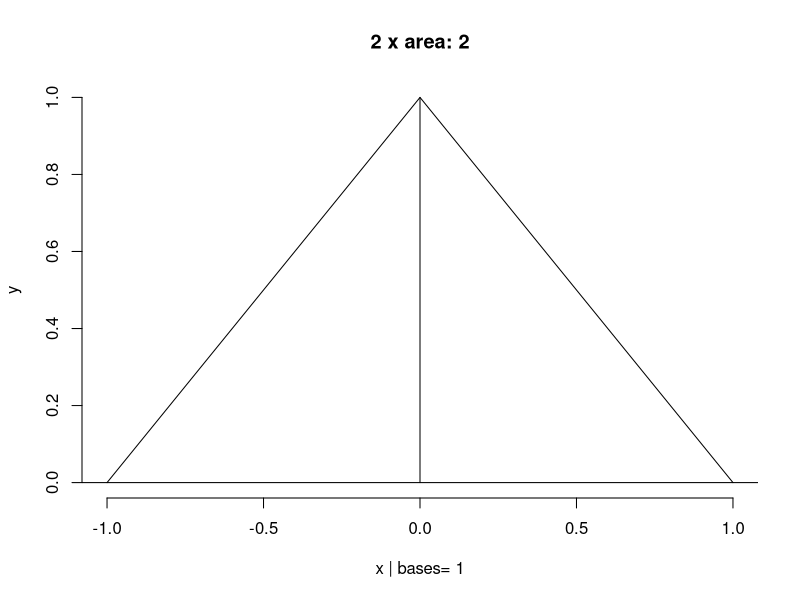
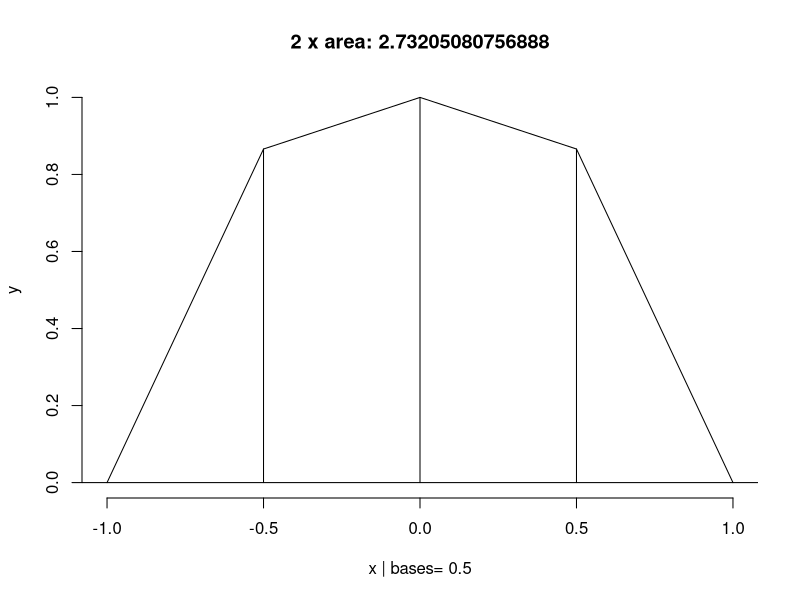
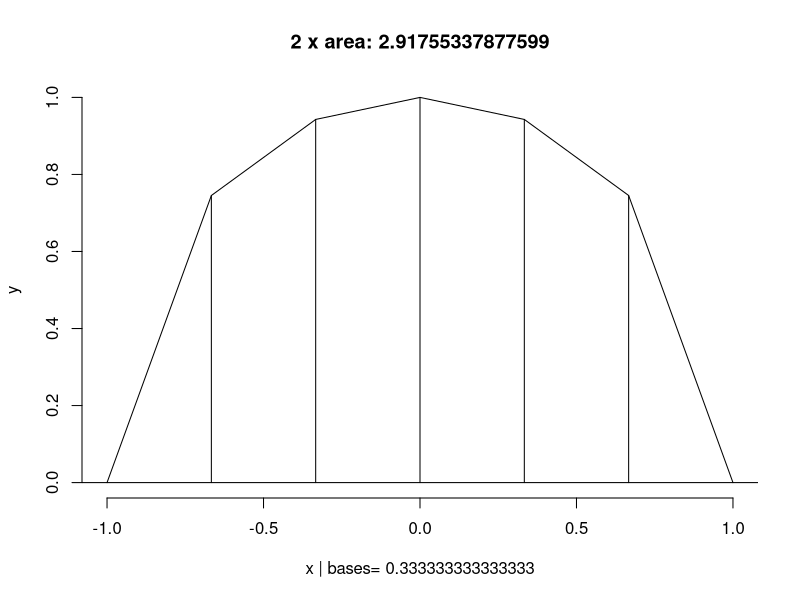
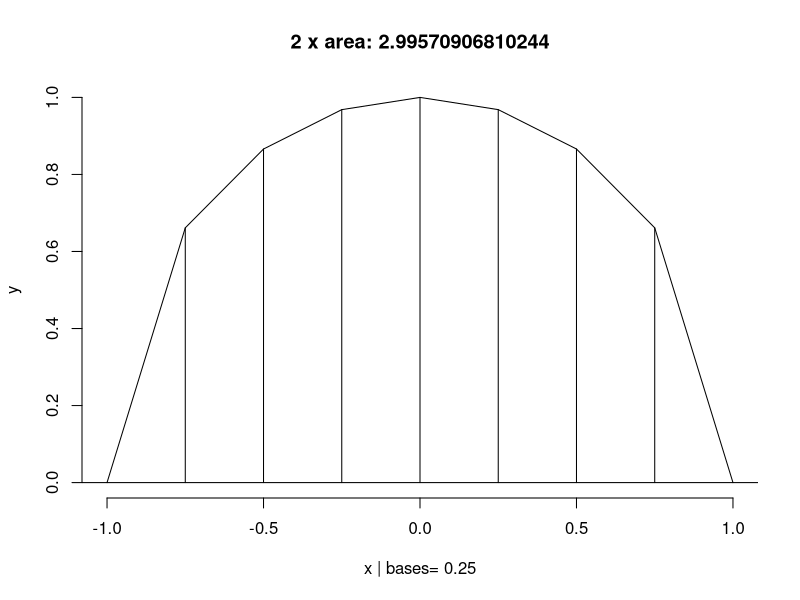
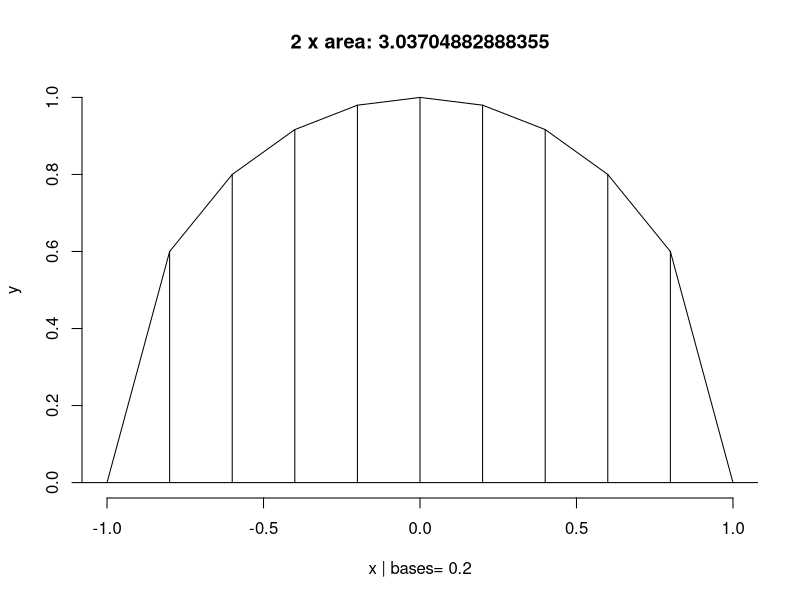
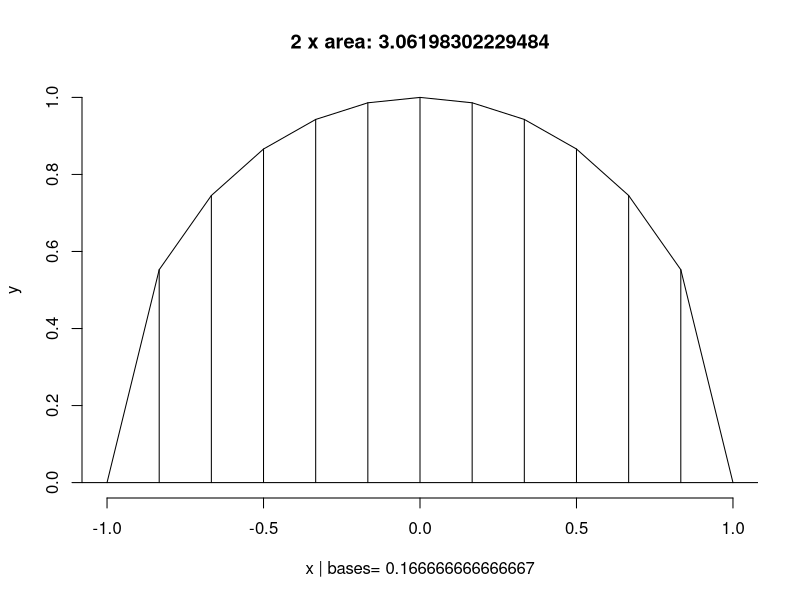
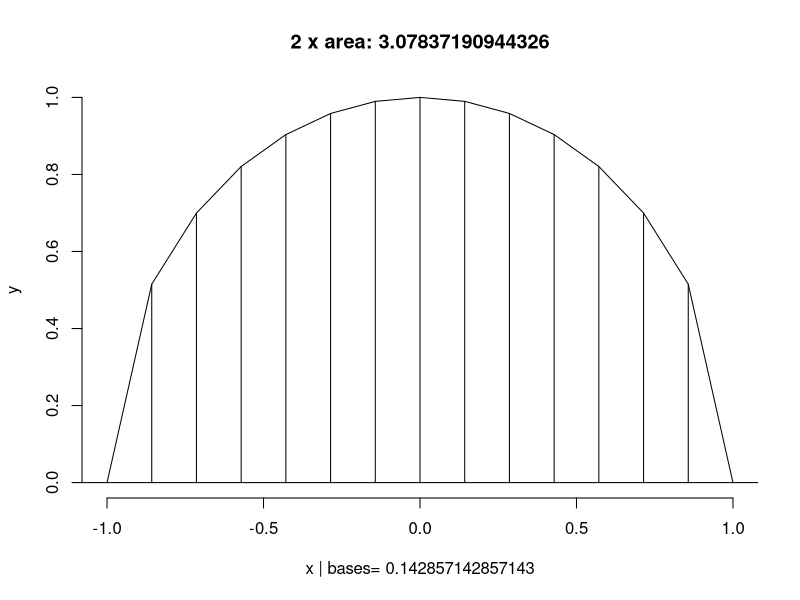
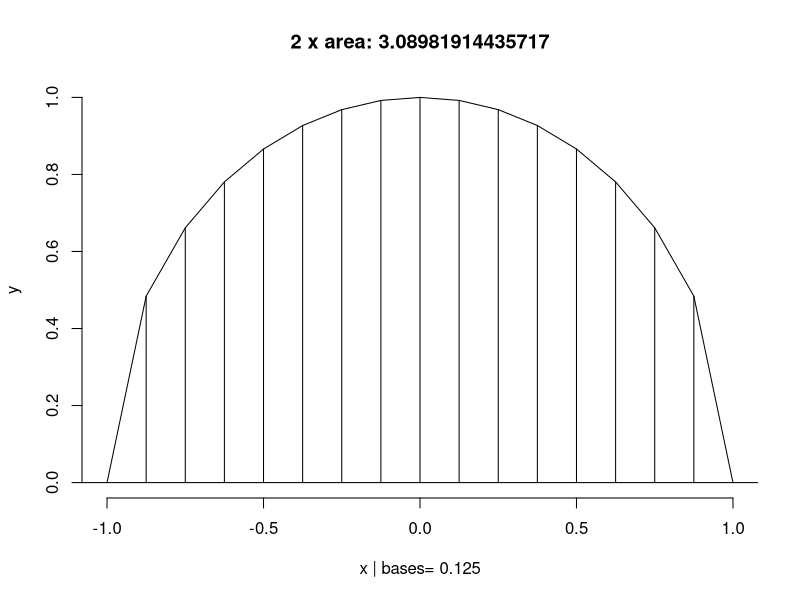

Write the R code that produced these figures, in order. (Note: a time limit stopped this script after it produced the figures.)
## ---- chunk 1
library(reshape2)
library(ggplot2)

cat("\014")  

genseq <- function(base, r) {
    seq(-r, r, by=base)
}

f <- function(x, r=1) {
    sqrt((r-x)*(r+x))
}

cM <- function(base=.1, r=1) {
    x <- genseq(base, r)
    y <- f(x, r)
    
    matrix(c(x, y), ncol=2, dimnames=list(NULL, c("x", "y")))
}

cMArea <- function(cM) {
    base <- cM[2,1] - cM[1,1]
    sum(cM[, "y"] * base)
}

cMPlot <- function(cM) {
    plot(cM,
         type="l",
         frame=F,
         main=paste("2 x area:", 2*cMArea(cM)),
         xlab=paste("x | bases=", cM[2,1] - cM[1,1]))
    abline(h=0)
    apply(cM, 1, function(coord) {
        x <- coord[1]
        y <- coord[2]
        segments(x, y, y1 = 0)
    })
    
}

### Data
r <- 1
by <- .0001
x <- genseq(by, r)
y <- y0 <- f(x, r)
t1 <- (r-x)
t2 <- (r+x)
y1 <- t1 * t2
y2 <- sqrt(y0)
y3 <-sqrt(y2)
y4 <- sqrt(y3)
y5 <- sqrt(y4)
yn <- y0^(1/1000)
diff <- y0 - y1

df <- data.frame(x, t1, t2, y0, y1, y2, y3, y4, y5, yn, diff)
# par(mfrow=c(1,1))
# plot(df)
# print(df)
df <- melt(df, id="x")

g1 <- ggplot(df, aes(x, value, color=variable)) + geom_line()
#     scale_x_continuous(limits = c(-r, r)) +
#     scale_y_continuous(limits = c(-r, r))
# plot(g1)

diff1 <- y0 - y1
diff2 <- y0 / y1
diff3 <- y1 - y0
diff4 <- y1 / y0
diff <- data.frame(x, diff1, diff2, diff3, diff4)
diff <- melt(diff, id="x")

g2 <- ggplot(diff, aes(x, value, color=variable)) + geom_line()
#     scale_x_continuous(limits = c(-r, r)) +
#     scale_y_continuous(limits = c(-r, r))
# plot(g2)
## ---- chunk 2
speed <- 1
bases <- c(seq(1, 99, by=1*speed),
          seq(100, 999, by=10*speed),
          seq(1000, 9999, by=100*speed))
# bases <- 1:100
l <- sapply(1/bases, cM, r=1)
names(l) <- bases
x <- data.frame(bases, area=unlist(lapply(l, cMArea)))
rownames(x) <- NULL

lapply(l, function(x) {
    cMPlot(x)
    Sys.sleep(1/2)
})
# bases <- seq(1, 10^3, by=10)
# sapply(bases, function(n) {
#     x <- 2 * cMArea(cM(n))
#     print(x)
#     x
# })
